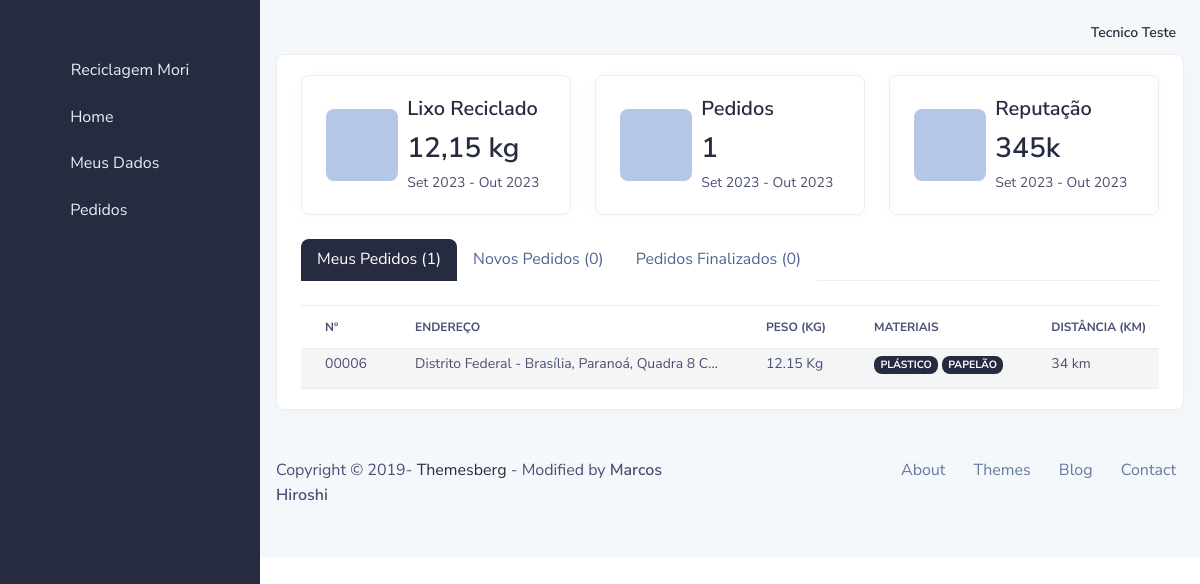
Page /catador/pedidos/list/ (signed in) on the committed database.
### usuario/models.py (models this page shows, shortened)
class User(AbstractBaseUser, PermissionsMixin):
    email = models.EmailField(verbose_name='Email de usuário', unique=True)
    first_name = models.CharField(max_length=300, blank=True, verbose_name='Nome')
    last_name = models.CharField(max_length=300, blank=True, verbose_name='Sobrenome')
    date_joined = models.DateTimeField(_('date joined'), auto_now_add=True)
    is_active = models.BooleanField(_('active'), default=False)
    is_staff = models.BooleanField(_('staff'), default=False)
    profile_active = models.ForeignKey(Group, models.DO_NOTHING, related_name='profile_active', blank=True, null=True)
    objects = UserManager()
    USERNAME_FIELD = 'email'
    REQUIRED_FIELDS = ['first_name', 'last_name']
    class Meta:
        verbose_name = _('user')
        verbose_name_plural = _('users')
    def get_full_name(self):
        return ('%s %s' % (self.first_name, self.last_name)).strip()
    def __str__(self):
        return self.get_full_name().title()

### catador/models.py (models this page shows, shortened)
class Catador(models.Model):
    date_create = models.DateTimeField(auto_now_add=True)
    data_updated = models.DateTimeField(auto_now=True)
    user = models.OneToOneField(User, models.DO_NOTHING, related_name='catador_usuario')
    cpf = models.CharField(max_length=14, verbose_name='CPF')
    data_nascimento = models.DateField(verbose_name='Data de nascimento')
    genero = models.ForeignKey(Genero, models.DO_NOTHING, verbose_name='Gênero')
    telefone_1 = models.CharField(max_length=18, verbose_name='Telefone 1', help_text='(WHATSAPP)')
    telefone_2 = models.CharField(max_length=18, verbose_name='Telefone 2', null=True, blank=True)
    cep = models.CharField(max_length=9, verbose_name='CEP')
    logradouro = models.CharField(max_length=255, verbose_name='Endereço')
    complemento = models.CharField(max_length=255, verbose_name='Complemento', null=True, blank=True)
    municipio = models.ForeignKey(Municipio, models.DO_NOTHING, verbose_name='Município')
    longitude = models.DecimalField(max_length=255, max_digits=20, decimal_places=18, verbose_name='longitude', help_text='Coordenada geográfica da sua residência')
    latitude = models.DecimalField(max_length=255, max_digits=20, decimal_places=18, verbose_name='latitude', help_text='Coordenada geográfica da sua residência')
    def lixo_total(self):
        total = 0
        for servico in self.ordem_servico_catador.all():
            total += float(servico.peso_total_servico())
        return total

### core/models/servico.py (models this page shows, shortened)
class OrdemServico(models.Model):
    status = models.ForeignKey(StatusServico, models.DO_NOTHING, related_name='ordem_servico_status')
    morador = models.ForeignKey(Morador, models.DO_NOTHING, related_name='ordem_servico_morador')
    catador = models.ForeignKey(Catador, models.DO_NOTHING, related_name='ordem_servico_catador', blank=True, null=True)
    data_criada = models.DateTimeField(auto_now_add=True)
    data_solicitada = models.DateTimeField(blank=True, null=True)
    data_buscada = models.DateTimeField(blank=True, null=True)
    data_entregue = models.DateTimeField(blank=True, null=True)
    def peso_total_servico(self):
        total = 0
        if hasattr(self, 'itens_ordem_servico'):
            for item in self.itens_ordem_servico.all():
                total += item.peso_total()
        return '%.2f' % total
    def materiais_servico(self):
        lista = []
        if hasattr(self, 'itens_ordem_servico'):
            for item in self.itens_ordem_servico.all():
                if item.item.tipo.nome not in lista:
                    lista.append(item.item.tipo.nome)
        return lista
    def numero(self):
        return '{:0>5}'.format(self.id)

class ItemServico(models.Model):
    ordem = models.ForeignKey(OrdemServico, models.DO_NOTHING, related_name='itens_ordem_servico')
    status = models.ForeignKey(StatusItem, models.DO_NOTHING, related_name='itens_status', default=1)
    ponto_coleta = models.ForeignKey(PontoColeta, models.DO_NOTHING, related_name='itens_ponto_coleta', blank=True, null=True)
    item = models.ForeignKey(Item, models.DO_NOTHING, related_name='ordem_servico_item', verbose_name='Item para ser reciclado')
    qtd = models.PositiveIntegerField(verbose_name='Quantidade do mesmo item')
    class Meta:
        ordering = ['id']
    def peso_total(self):
        return (self.item.peso * self.qtd)/1000

### core/models/item.py (models this page shows, shortened)
class Item(models.Model):
    nome = models.CharField(max_length=100, verbose_name="NOME")
    tipo = models.ForeignKey(Tipo, models.DO_NOTHING, related_name='item_tipo')
    peso = models.PositiveIntegerField()
    class Meta:
        ordering = ['nome']

class Tipo(models.Model):
    nome = models.CharField(max_length=100, verbose_name="NOME")

### morador/models.py (models this page shows, shortened)
class Morador(models.Model):
    date_create = models.DateTimeField(auto_now_add=True)
    data_updated = models.DateTimeField(auto_now=True)
    user = models.OneToOneField(User, models.DO_NOTHING, related_name='morador_usuario')
    cpf = models.CharField(max_length=14, verbose_name='CPF')
    data_nascimento = models.DateField(verbose_name='Data de nascimento')
    genero = models.ForeignKey(Genero, models.DO_NOTHING, verbose_name='Gênero')
    telefone_1 = models.CharField(max_length=18, verbose_name='Telefone 1', help_text='(WHATSAPP)')
    telefone_2 = models.CharField(max_length=18, verbose_name='Telefone 2', null=True, blank=True)
    cep = models.CharField(max_length=9, verbose_name='CEP')
    logradouro = models.CharField(max_length=255, verbose_name='Endereço')
    complemento = models.CharField(max_length=255, verbose_name='Complemento', null=True, blank=True)
    municipio = models.ForeignKey(Municipio, models.DO_NOTHING, verbose_name='Município')
    longitude = models.DecimalField(max_length=255, max_digits=20, decimal_places=18, verbose_name='longitude', help_text='Coordenada geográfica da sua residência')
    latitude = models.DecimalField(max_length=255, max_digits=20, decimal_places=18, verbose_name='latitude', help_text='Coordenada geográfica da sua residência')
    def endereco(self):
        endereco = '%s - %s, %s %s' % (
            self.municipio.estado.nome,
            self.municipio.nome,
            self.logradouro,
            self.complemento if self.complemento else ''
        )
        return endereco.title()

### core/models/localidade.py (models this page shows, shortened)
class Municipio(models.Model):
    nome = models.CharField(verbose_name="NOME", max_length=255)
    estado = models.ForeignKey(Estado, models.DO_NOTHING, verbose_name="ESTADO")

class Estado(models.Model):
    nome = models.CharField(max_length=255, verbose_name="NOME")
    uf = models.CharField(max_length=2, verbose_name="UF")
    regiao = models.ForeignKey(Regiao, models.DO_NOTHING, verbose_name="REGIÃO")

### catador/views.py (the view)
# urls.py: path('pedidos/list/', CatadorPedidosListView.as_view(), name='catador_pedidos_list'),
class CatadorPedidosListView(PermissionRequiredMixin, UserPassesTestMixin, ListView):
    model = OrdemServico
    template_name = '03_catador/pedido_list.html'
    permission_required = 'catador.view_catador'
    def test_func(self):
        return True if self.request.user.is_authenticated and self.request.user.profile_active.name == 'CATADOR' else False
    def get_context_data(self, *, object_list=None, **kwargs):
        meus_pedidos = self.object_list.filter(catador=self.request.user.catador_usuario)
        return dict(
            super().get_context_data(**kwargs),
            meus_pedidos=meus_pedidos.filter(status__nome__in=['BUSCANDO PEDIDO', 'PEDIDO ACEITO']),
            novos_pedidos=self.object_list.filter(catador=None),
            pedidos_finalizados=meus_pedidos.filter(status__nome='ENTREGUE NO CENTRO DE COLETA')
        )

### www/templates/03_catador/pedido_list.html (shortened to what this page needs)
{% extends '03_catador/base.html' %}
{% load static %}
{% block main %}
<div class="row">
    <div class="col-md-12">
        <div class="card border-light shadow-sm">
            <div class="card-body">
                <div class="row">
                    <div class="col-md-4">
                        <div class="card border-light shadow-sm">
                            <div class="card-body">
                                <div class="row align-items-center">
                                    <div class="col-4 text-center">
                                        <div class="icon icon-shape icon-md icon-shape-blue rounded">
                                            <span class="fas fa-chart-line"></span>
                                        </div>
                                    </div>
                                    <div class="col-8">
                                        <div class="d-none d-sm-block">
                                            <h2 class="h5">Lixo Reciclado</h2>
                                            <h3 class="mb-1">{{ user.catador_usuario.lixo_total }} kg</h3>
                                        </div>
                                        <small>{{ user.catador_usuario.date_create|date:"M Y" }} - {% now "M Y" %}</small>
                                    </div>
                                </div>
                            </div>
                        </div>
                    </div>
                    <div class="col-md-4">
                        <div class="card border-light shadow-sm">
                            <div class="card-body">
                                <div class="row align-items-center">
                                    <div class="col-4 text-center">
                                        <div class="icon icon-shape icon-md icon-shape-blue rounded">
                                            <span class="fas fa-chart-line"></span>
                                        </div>
                                    </div>
                                    <div class="col-8">
                                        <div class="d-none d-sm-block">
                                            <h2 class="h5">Pedidos</h2>
                                            <h3 class="mb-1">{{ user.catador_usuario.ordem_servico_catador.count }}</h3>
                                        </div>
                                        <small>{{ user.catador_usuario.date_create|date:"M Y" }} - {% now "M Y" %}</small>
                                    </div>
                                </div>
                            </div>
                        </div>
                    </div>
                    <div class="col-md-4">
                        <div class="card border-light shadow-sm">
                            <div class="card-body">
                                <div class="row align-items-center">
                                    <div class="col-4 text-center">
                                        <div class="icon icon-shape icon-md icon-shape-blue rounded">
                                            <span class="fas fa-chart-line"></span>
                                        </div>
                                    </div>
                                    <div class="col-8">
                                        <div class="d-none d-sm-block">
                                            <h2 class="h5">Reputação</h2>
                                            <h3 class="mb-1">345k</h3>
                                        </div>
                                        <small>{{ user.catador_usuario.date_create|date:"M Y" }} - {% now "M Y" %}</small>
                                    </div>
                                </div>
                            </div>
                        </div>
                    </div>
                </div>
                <div class="row mt-4">
                    <div class="col-md-12">
                        <ul class="nav nav-tabs mb-4" id="myTab" role="tablist">
                            <li class="nav-item">
                                <a class="nav-link active pb-2 pt-2" id="meus-pedidos-tab" data-toggle="tab" href="#meus-pedidos" role="tab" aria-controls="meus-pedidos" aria-selected="true">
                                    Meus Pedidos ({{ meus_pedidos.count }})
                                </a>
                            </li>
                            <li class="nav-item">
                                <a class="nav-link pb-2 pt-2" id="novos-pedidos-tab" data-toggle="tab" href="#novos-pedidos" role="tab" aria-controls="novos-pedidos" aria-selected="false">
                                    Novos Pedidos ({{ novos_pedidos.count }})
                                </a>
                            </li>
                            <li class="nav-item">
                                <a class="nav-link pb-2 pt-2" id="pedidos-finalizados-tab" data-toggle="tab" href="#pedidos-finalizados" role="tab" aria-controls="pedidos-finalizados" aria-selected="false">
                                    Pedidos Finalizados ({{ pedidos_finalizados.count }})
                                </a>
                            </li>
                        </ul>
                        <div class="tab-content" id="myTabContent">
                            <div class="tab-pane fade active show" id="meus-pedidos" role="tabpanel" aria-labelledby="meus-pedidos-tab">
                                <div class="table-responsive">
                                    <table class="table table-hover table-striped table-sm">
                                        <thead>
                                        <tr>
                                            <th>Nº</th>
                                            <th>Endereço</th>
                                            <th>Peso (Kg)</th>
                                            <th>Materiais</th>
                                            <th>Distância (km)</th>
                                        </tr>
                                        </thead>
                                        <tbody>
                                        {% for pedido in meus_pedidos %}
                                            <tr>
                                                <td>{{ pedido.numero }}</td>
                                                <td>{{ pedido.morador.endereco|truncatechars:'50' }}</td>
                                                <td>{{ pedido.peso_total_servico }} Kg</td>
                                                <td>{% for tipo in pedido.materiais_servico %}<span class="badge badge-md bg-primary">{{ tipo }}</span> {% empty %} SEM INFORMAÇÃO {% endfor %}</td>
                                                <td>34 km</td>
                                            </tr>
                                        {% empty %}
                                            <tr>
                                                <td colspan="6" class="table-secondary">
                                                    <h4 class="text-center text-uppercase text-muted pt-2">NENHUM PEDIDO</h4>
                                                </td>
                                            </tr>
                                        {% endfor %}
                                        </tbody>
                                    </table>
                                </div>
                            </div>
                        </div>
                    </div>
                </div>
            </div>
        </div>
    </div>
</div>
{% endblock main %}

### www/templates/03_catador/partials/navbar_main.html (shortened to what this page needs)
{% load static %}
<nav class="navbar navbar-top navbar-expand navbar-dashboard navbar-dark pl-0 pr-2 pb-0">
    <div class="container-fluid px-0">
        <div class="d-flex justify-content-between w-100" id="navbarSupportedContent">
            <ul class="navbar-nav align-items-center">
                <li class="nav-item dropdown">
                    <a class="nav-link pt-1 px-0" href="#" role="button" data-toggle="dropdown" aria-haspopup="true"
                       aria-expanded="false">
                        <div class="media d-flex align-items-center">
                            <i class="fa fa-user" style="font-size: 18px; color: #0a0b10"></i>
                            <div class="media-body ml-2 text-dark align-items-center d-lg-block">
                                <span class="mb-0 font-small font-weight-bold">{{ user|title }}</span>
                            </div>
                        </div>
                    </a>
                </li>
            </ul>
        </div>
    </div>
</nav>

### rows in the picture
User: first_name+last_name "Tecnico Teste", catador_usuario.lixo_total "12,15", catador_usuario.date_create "Set 2023", catador_usuario.ordem_servico_catador.count "1"
OrdemServico: numero "00006", morador.endereco "Distrito Federal - Brasília, Paranoá, Quadra 8 C…", peso_total_servico "12.15"
Tipo: materiais_servico "PLÁSTICO"
Tipo: materiais_servico "PAPELÃO"

### other values in the picture
{{ meus_pedidos.count }} "1"
{{ novos_pedidos.count }} "0"
{{ pedidos_finalizados.count }} "0"
